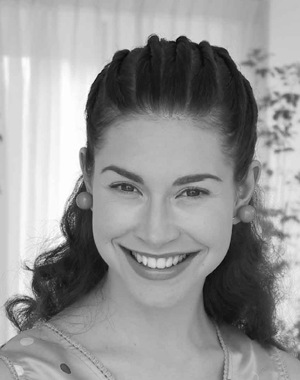
%> input picture KomputerowePO/zaj3/portret.jpg, 300 x 380 px
$ octave lab3.3.m   (GNU Octave 9; MATLAB toolbox functions it lacks are replaced by stand-ins)
%> lines starting %> are read from the running program, lines starting %| are printed output that depends on the picture
%pkg load image trzeba wpisac
L1=imread('portret.jpg');
%> L1 is the input picture: size 380x300 uint8; min 5, max 255, mean 149.8
figure;
imshow(zeros(500,400));
subplot(3,2,[1 3 5]), subimage(L1);
axis off
title('Obraz wyjsciowy');
subplot(3,2,2), subimage(imrotate(L1,90));
%> after `subimage(imrotate(L1,90))`:
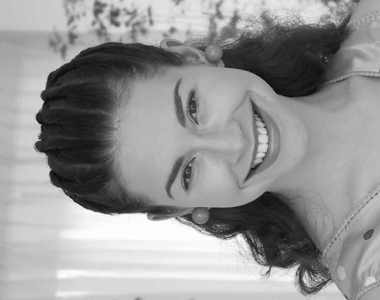
%> displayed picture: size 300x380, on the screen's scale of 0 to 255; min 5, max 255, mean 149.8; mean of the top-left, top-right, bottom-left and bottom-right quarters 135.6, 135.8, 179.5, 148.3
axis off
title('Obrot o 90^o');
subplot(3,2,4), subimage(imrotate(L1,180));
%> after `subimage(imrotate(L1,180))`:
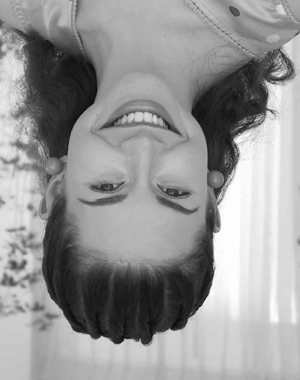
%> displayed picture: size 380x300, on the screen's scale of 0 to 255; min 5, max 255, mean 149.8; mean of the top-left, top-right, bottom-left and bottom-right quarters 135.8, 148.3, 135.6, 179.5
axis off
title('Obrot o 180^o');
subplot(3,2,6), subimage(imrotate(L1,270));
%> after `subimage(imrotate(L1,270))`:
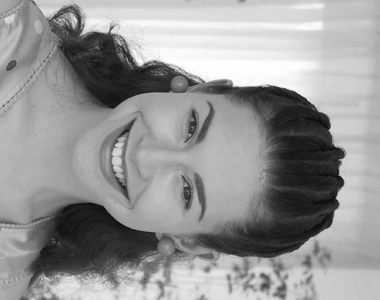
%> displayed picture: size 300x380, on the screen's scale of 0 to 255; min 5, max 255, mean 149.8; mean of the top-left, top-right, bottom-left and bottom-right quarters 148.3, 179.5, 135.8, 135.6
axis off
title('Obrot o 270^o');
